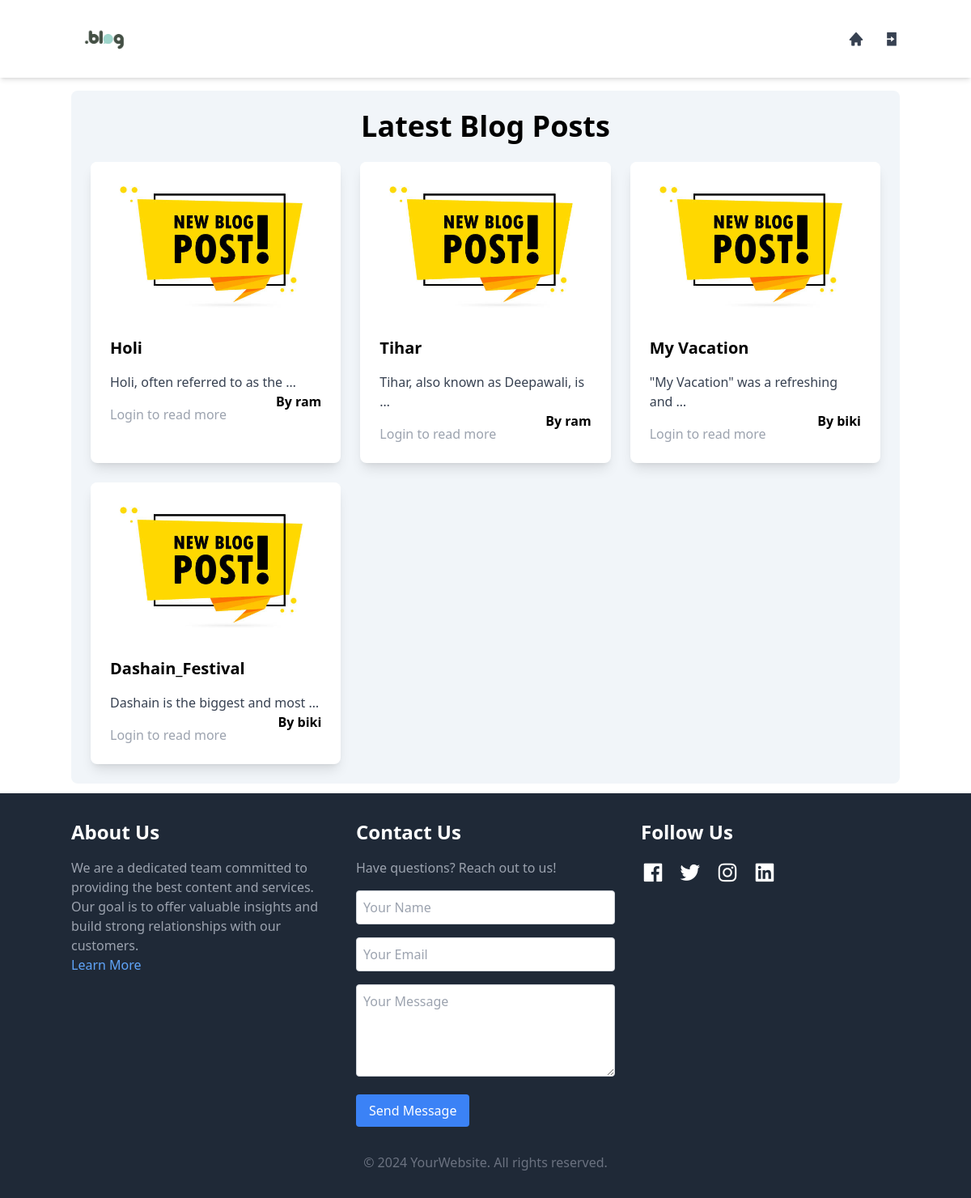
The app's page /, older data.
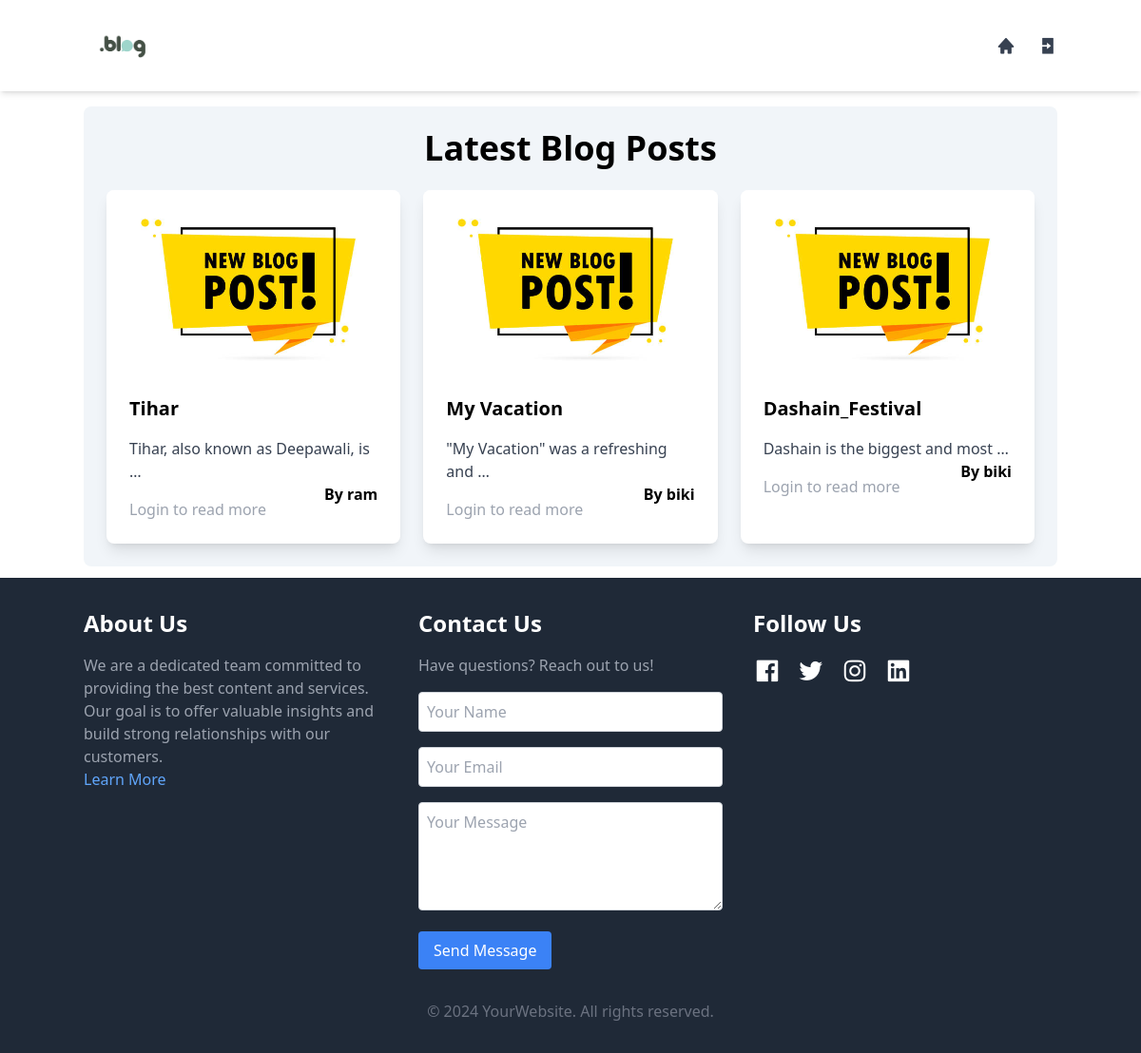
The same page, newer data.
### blog/models.py (models this page shows, shortened)
class Post(models.Model):
    user = models.ForeignKey(User, on_delete=models.CASCADE)
    title = models.CharField(max_length=255)
    content = models.TextField()
    created_at = models.DateTimeField(auto_now_add=True)
    updated_at = models.DateTimeField(auto_now=True)
    is_approved = models.BooleanField(default=False)

### blog/views.py (the view)
# urls.py: path('', views.index, name="index"),
def index(request):
    posts = Post.objects.filter(is_approved=True).order_by('-created_at')[:6]
    if request.user.is_authenticated:
        new_notifications_count = Notification.objects.filter(user=request.user, is_read=False).count()
    else:
        new_notifications_count = 0
    content = {
        'all_posts':posts,
        'new_notifications_count':new_notifications_count,
    }
    return render(request, 'blog/index.html', content)

### blog/templates/blog/index.html (shortened to what this page needs)
{% load static %}
<!DOCTYPE html>
<html lang="en">
  <head>
    <script src="https://cdn.tailwindcss.com"></script>
    <link rel="stylesheet" href="https://unpkg.com/boxicons@2.1.1/css/boxicons.min.css">
  </head>
  <body>
    {% block Navbar %} {% include "./navbar.html" %} {% endblock %}
    {% block DisplayBlog %} {% include "./display_blog.html" %} {% endblock %}
    {% block footer %} {% include "./footer.html" %} {% endblock %}
  </body>
</html>

### blog/templates/blog/display_blog.html
{% load static %}
{% block DisplayBlog %}
<div class="container mx-auto mt-28 mb-3 rounded-lg cursor-pointer p-6 bg-slate-100">
    <h1 class="text-4xl font-bold mb-6 text-center">Latest Blog Posts</h1>
    <div class="grid grid-cols-1 md:grid-cols-2 lg:grid-cols-3 gap-6">
      {% if all_posts %}
        {% for post in all_posts %}
      <div class="bg-white shadow-lg rounded-lg overflow-hidden">
        {% if user.is_authenticated %}
        <a href="{% url 'readmore' post.id %}">
          <img src="{% static 'images/post1.jpg' %}" alt="Post Image" class="w-full h-48 object-cover">
        </a>
      {% else %}
        <img src="{% static 'images/post1.jpg' %}" alt="Post Image" class="w-full h-48 object-cover">
      {% endif %}
        <div class="p-6">
          <h2 class="text-xl font-semibold mb-4">{{ post.title }}</h2>
          <p class="text-gray-700">{{ post.content|truncatewords:6 }}</p>
          <h4 class="float-right font-semibold">By {{ post.user }}</h4>
          {% if user.is_authenticated %}
            <a href="{% url 'readmore' post.id %}" class="text-blue-500 hover:underline mt-4 block">Read More</a>
            {% else %}
            <span class="text-gray-400 mt-4 block">Login to read more</span>
          {% endif %}
        </div>
      </div>
      {% endfor %}
      {% else %}
      <p>No post available</p>
      {% endif %}
    </div>
  </div>
{% endblock %}

Row changes from the older to the newer data that the page shows:
removed Post: title "Holi", content "Holi, often referred to as the …", user "ram"
